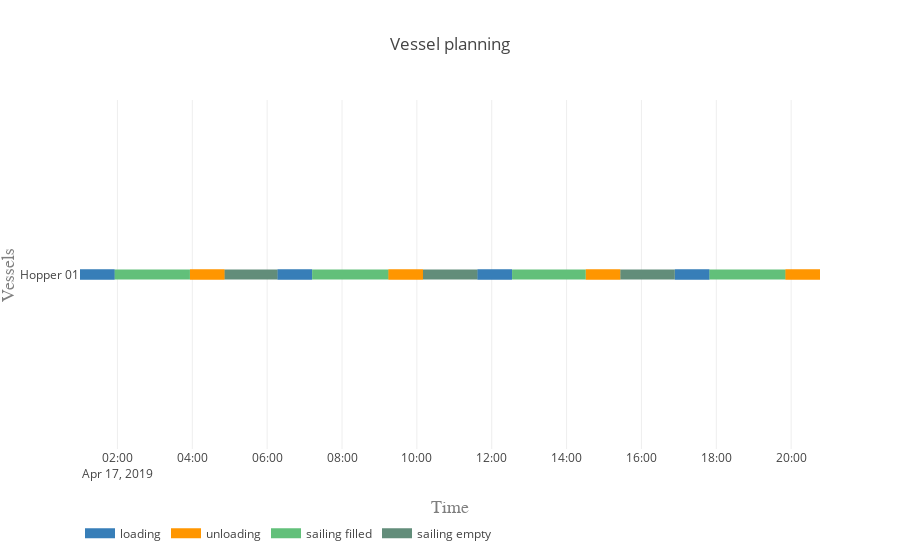

The cell this chart's notebook holds for it:
### Markdown cell above
#### Vessel planning

### Code cell
vessels = [hopper]

activities = ['loading', 'unloading', 'sailing filled', 'sailing empty']
colors = {0:'rgb(55,126,184)', 1:'rgb(255,150,0)', 2:'rgb(98, 192, 122)', 3:'rgb(98, 141, 122)'}

plot.vessel_planning(vessels, activities, colors)
